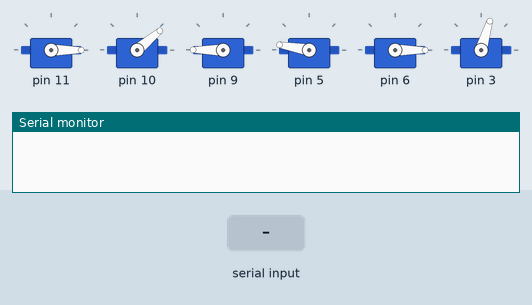
This sketch was run on a simulated Arduino Mega 2560, built with avr-gcc and run on an emulated ATmega2560. On the bench: 6 × servo, the last lines printed to the serial monitor. Inputs (shaded band) come from the test bench.

Above: at 0.1 s.
At 6.4 s:
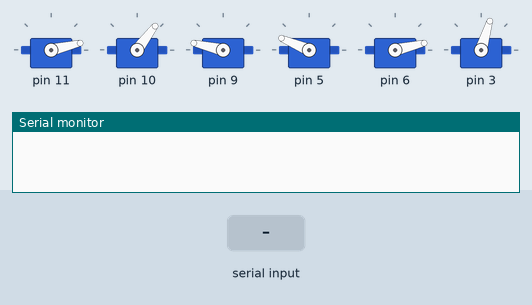
At 9.9 s:
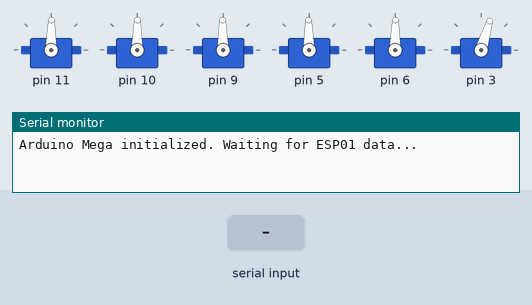
10.0 s: "90,45,200\n" received over the second serial link
12.2 s: "90,45\n" received over the second serial link
14.2 s: "6\n" received over the second serial link
Timing chart, 0 to 17.2 s (numbered marks = the images above; inputs shaded):
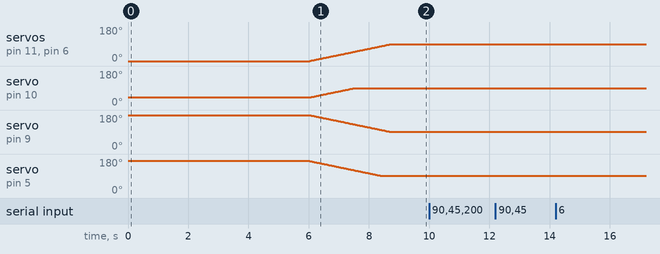

The sketch:

Braccio_arduino_code.ino
```cpp
#include <Braccio.h>
#include <Servo.h>

Servo base;
Servo shoulder;
Servo elbow;
Servo wrist_rot;
Servo wrist_ver;
Servo gripper;
int start = 1;

void setup() {
    Serial.begin(115200);   // For Serial Monitor
    Serial2.begin(115200);  // For ESP01 communication (TX2/RX2)
    Braccio.begin();
    Braccio.ServoMovement(30, 90, 90, 90, 90, 90, 90);
    // Debug: Print initial message to ensure Serial Monitor works
    Serial.println("Arduino Mega initialized. Waiting for ESP01 data...");

}

void loop() {
    // Check if Serial2 has received data from ESP01
    if (Serial2.available()) {
        String data = Serial2.readStringUntil('\n'); // Read the incoming command from ESP

        // Debug: Print the received command
        Serial.print("Received Data from ESP01: ");
        Serial.println(data);

        // Parse the servo values
        int servoValues[6] = {0}; // Initialize array for servo values
        int extracted = 0; // Count of extracted servo values

        // Tokenize the data string by '&'
        char* token = strtok(data.c_str(), "&");
        while (token != NULL && extracted < 6) {
            String paramName = String(token);
            int equalIndex = paramName.indexOf('=');
            if (equalIndex != -1) {
                String valueStr = paramName.substring(equalIndex + 1); // Extract the value
                servoValues[extracted] = valueStr.toInt(); // Convert string to int
                extracted++;
            }
            token = strtok(NULL, "&");
        }

        // Ensure we have extracted all 6 servo values
        if (extracted == 6) {
            // Ensure values are within valid range for servos
            for (int j = 0; j < 6; j++) {
                if (servoValues[j] < 0) servoValues[j] = 0;
                if (servoValues[j] > 180) servoValues[j] = 180;
            }

            // Set servo positions
            int s1=servoValues[0];
            int s2=servoValues[1];
            int s3=servoValues[2];
            int s4=servoValues[3];
            int s5=servoValues[4];
            int s6=servoValues[5];

            Braccio.ServoMovement(30, s1, s2, s3, s4, s5, s6);

            // Print the servo values to Serial Monitor for debug
            Serial.print("Servo Positions: ");
            for (int j = 0; j < 6; j++) {
                Serial.print(servoValues[j]);
                if (j < 5) Serial.print(", ");
            }
            Serial.println();
        } else {
            Serial.println("Error: Incomplete servo values in data.");
        }
    } else {
        // Debug: Indicate when no data is available
        //Serial.println("No data available from ESP01.");
        delay(1000);  // Delay to avoid flooding Serial Monitor
    }
}
```
